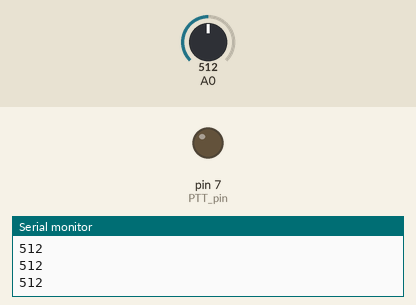
A sketch run on a simulated Arduino Uno, built with avr-gcc and run on an emulated ATmega328P. Parts: output pins drawn as LEDs (lit = HIGH), the last lines printed to the serial monitor. Inputs (shaded band) come from the test bench; at power-on: A0 = 512.

Above: at 1.2 s.
1.3 s: A0 set to 594
3.4 s: A0 set to 610
At 4.6 s:
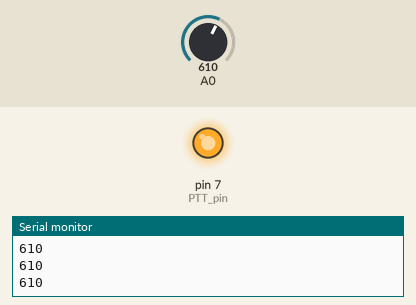
5.0 s: A0 set to 409
8.0 s: A0 set to 390
9.5 s: A0 set to 716
At 10.2 s:
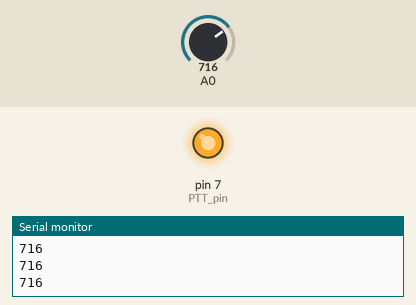
Timing chart, 0 to 12.0 s (numbered marks = the images above; inputs shaded):
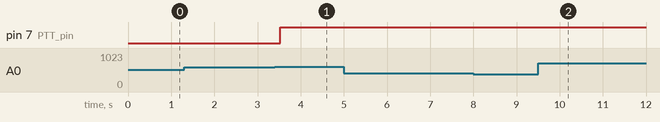

Measured:
- the behaviour switches between 600 and 601 on A0 (found by bisection; images 0 and 1)
- after the input at 3.4 s, pin 7 (PTT_pin): LOW → HIGH after 0.12 s
- after the input at 9.5 s, pin 7 (PTT_pin): stays HIGH (without the input it goes to LOW after 2.0 s)

The sketch:

mic_test.ino
```cpp
#include <MsTimer2.h>
const int numReadings = 13;

int readings[numReadings];      // the readings from the analog input
int readIndex = 0;              // the index of the current reading
long int total = 0;                  // the running total
int average = 0;                // the average
int PTT_pin = 7;
int sound_value = 0;
boolean flag = 0;
void check_value()
{
  sound_value = getValue();
  Serial.println(sound_value);
  if (sound_value > 600)
  {
    flag = 1;
  }
  if (sound_value < 400) flag = 0;
}
void setup() {
  // initialize serial communication at 9600 bits per second:
  Serial.begin(9600);
  pinMode(PTT_pin, OUTPUT);
  MsTimer2::set(15, check_value); // 500ms period
  MsTimer2::start();
}


void loop() {


  if (flag == 1)
  {
    digitalWrite(PTT_pin, HIGH);
    delay(2000);
  }
  else
  {

    digitalWrite(PTT_pin, LOW);
  }
  delay(10);        // delay in between reads for stability
}

float getValue()
{
  total = 0;
  float final_reading_average;
  for (int thisReading = 0; thisReading < numReadings; thisReading++) {
    readings[thisReading] = analogRead(A0);
    total = total + readings[thisReading];
    delay(1);
  }
  final_reading_average = total / numReadings;
  return final_reading_average;
}
```
